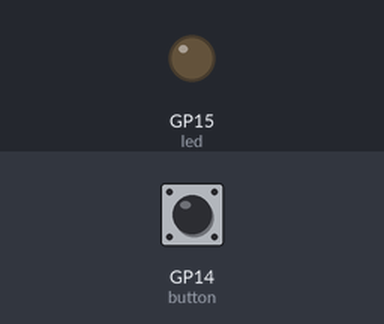
A program run on a simulated Raspberry Pi Pico running MicroPython. Parts: output pins drawn as LEDs (lit = HIGH). Dashed ring = blinking. The inputs (shaded band) are chosen by the test bench; at power-on: GP14 (button) HIGH.

Above: at 1.2 s.
1.3 s: GP14 (button) pulled LOW for 0.15 s
At 1.9 s:
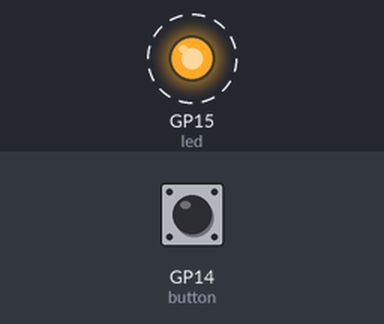
4.4 s: GP14 (button) pulled LOW for 1 s
At 5.2 s:
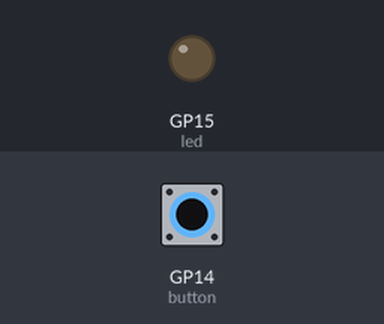
6.9 s: GP14 (button) pulled LOW for 3.2 s
At 7.5 s:
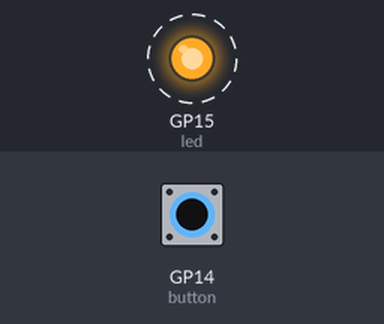
Timing chart, 0 to 17.6 s (numbered marks = the images above; inputs shaded):
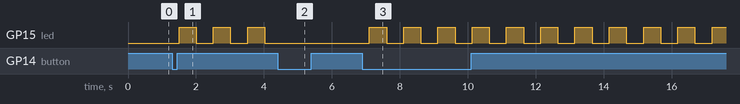

Measured:
- after the input at 1.3 s, GP15 (led): alternates HIGH for 0.50 s and LOW for 0.50 s, starting after 0.20 s
- after the input at 4.4 s, GP15 (led): stops changing and stays LOW
- after the input at 6.9 s, GP15 (led): alternates HIGH for 0.50 s and LOW for 0.50 s, starting after 0.20 s

The program:

led_blink_on_push_on_off_2.py
```python
# (licence header left out)
from machine import Pin
import time

led = Pin(15, Pin.OUT)
button = Pin(14, Pin.IN, Pin.PULL_UP)

blink_mode = False
last_button = 1
last_blink = time.ticks_ms()  # Timestamp for last blink
blink_interval = 500  # Blink speed in milliseconds

led_on = False  # Track LED state independently

try:
    while True:
        current_button = button.value()

        # Detect button press edge
        if current_button == 0 and last_button == 1:
            blink_mode = not blink_mode
            time.sleep(0.2)  # Debounce

        last_button = current_button

        # Blinking logic
        if blink_mode:
            now = time.ticks_ms() # Get current time
            if time.ticks_diff(now, last_blink) >= blink_interval: # Check if it's time to blink
                led_on = not led_on # Toggle LED state
                led.value(led_on) # Set LED to the new state
                # Update last blink time
                last_blink = now
        else:
            led.value(0)
            led_on = False

        time.sleep(0.01)  # Small sleep to reduce CPU load

except KeyboardInterrupt:
    led.value(0)
```
